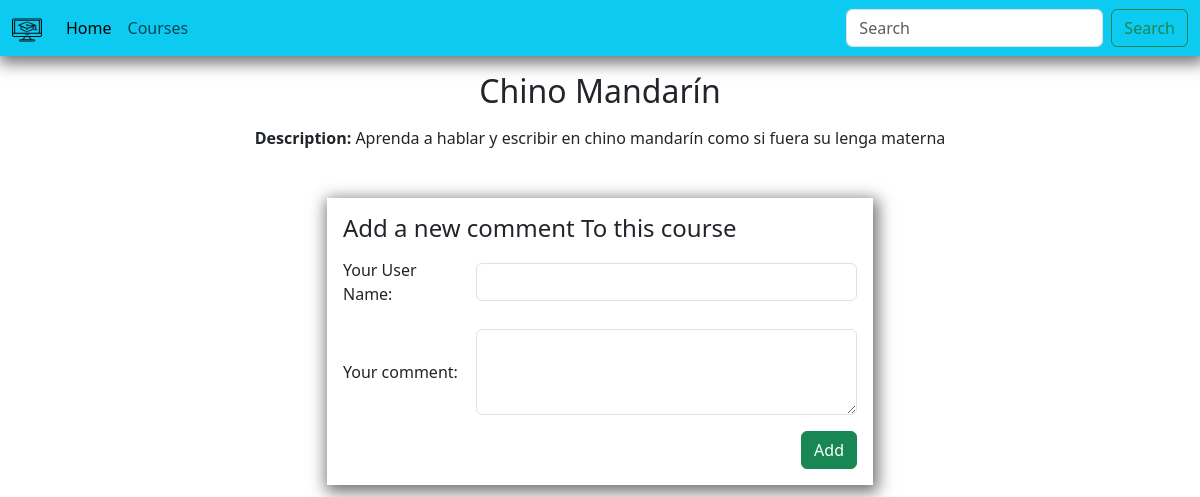
The page /courses/comment/10 on the database as committed earlier.
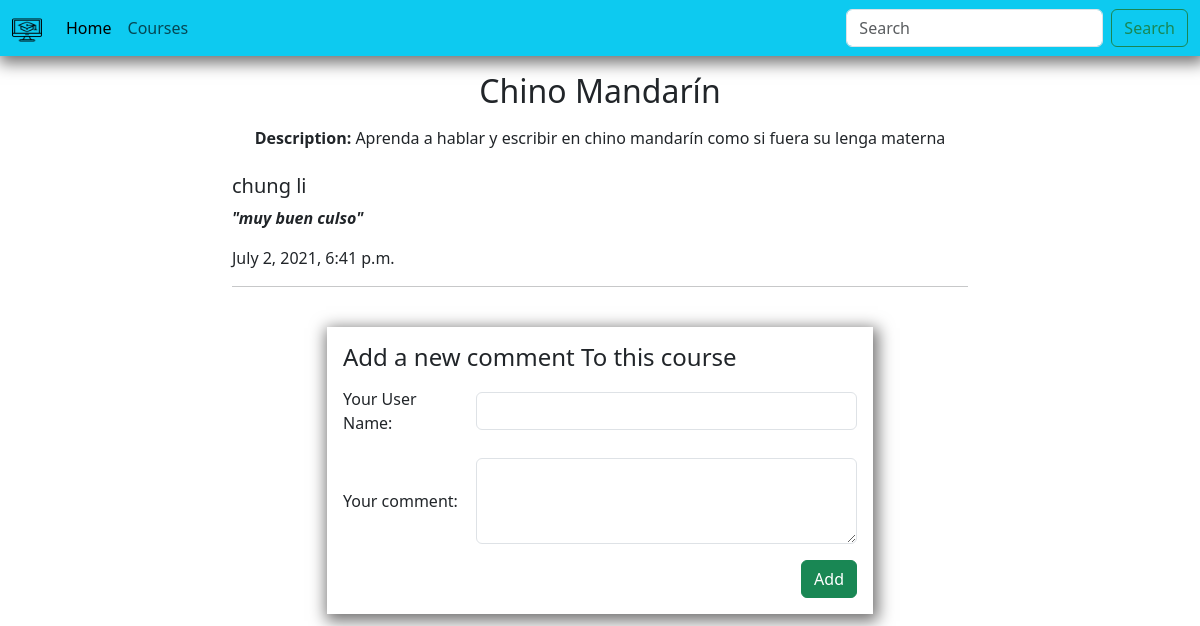
The same page on the database as committed later.
### courses_app/models.py (models this page shows, shortened)
class Course(models.Model):
    course_name=models.CharField(max_length=255)
    description=models.ForeignKey(Description, related_name="course", on_delete=models.CASCADE)
    created_at=models.DateTimeField(auto_now_add=True)
    updated_at=models.DateTimeField(auto_now=True)
    objects=CourseManager() #vinculando el validador a la clase

class Description(models.Model):
    description=models.TextField()
    created_at=models.DateTimeField(auto_now_add=True)
    updated_at=models.DateTimeField(auto_now=True)

class Comment(models.Model):
    user=models.CharField(max_length=255)
    comment=models.TextField()
    course=models.ForeignKey(Course, related_name="comments", on_delete=models.CASCADE)
    created_at=models.DateTimeField(auto_now_add=True)
    updated_at=models.DateTimeField(auto_now=True)

### courses_app/views.py (the view)
# urls.py: path("courses/comment/<id>", views.commentForm),
def commentForm(request, id):
    courseToComment=Course.objects.get(id=id)
    allComments=courseToComment.comments.all()
    context={
        "courseName": courseToComment.course_name,
        "desc":courseToComment.description.description,
        "id":id,
        "allComments": allComments
    }
    return render(request, "comment.html", context)

### courses_app/templates/comment.html (shortened to what this page needs)
{% extends "base.html" %}
{% block content %}
<div class="container">
    <h2 class="text-center my-3">{{courseName}}</h2>
    <p class="text-center mb-4"><strong>Description: </strong>{{desc}}</p>
    <div class="row">
        <div class="col-8 mx-auto">
            {% for comment in allComments %}
                <h5>{{comment.user}}</h5>
                <p class="fst-italic"><strong>"{{comment.comment}}"</strong></p>
                <p>{{comment.created_at}}</p>
                <hr>
            {% endfor %}
        </div>
    </div>
    <div class="row p-4 mb-4">
        <div class="col-6 mx-auto p-3 shad">
            <form action="/courses/make_comment/{{id}}" method="POST">
                <h4 class="mb-2">Add a new comment To this course</h4>
                <div class="mb-3 row g-3 align-items-center">
                    <div class="col-3">
                        <label for="user" class="col-form-label">Your User Name:</label>
                    </div>
                    <div class="col-9">
                        <input type="text" class="form-control" id="user" name="user" required>
                    </div>
                </div>
                <div class="mb-3 row g-3 align-items-center">
                    <div class="col-3">
                        <label for="comment" class="col-form-label">Your comment:</label>
                    </div>
                    <div class="col-9">
                        <textarea class="form-control" id="comment" name="comment" rows="3" required></textarea>
                    </div>
                </div>
                <div class="d-grid gap-2 d-md-flex justify-content-md-end">
                    <button type="submit" class="btn btn-success">Add</button>
                </div>
            </form>
        </div>
    </div>
</div>
{% endblock %}

### courses_app/templates/base.html (shortened to what this page needs)
<!DOCTYPE html>
<html lang="en">
<head>
    {% load static %}
    {% load django_bootstrap5 %}
	{% bootstrap_css %}
    <link rel="stylesheet" type="text/css" href="{% static 'toastr/toastr.min.css' %}" />
    <link rel="stylesheet" type="text/css" href="{% static 'styles.css' %}" />
</head>
<body>
    {% include "navbar.html" %}
    {% block content %}
    {% endblock %}
</body>
</html>

### courses_app/templates/navbar.html (shortened to what this page needs)
{% load static %}
<nav class="navbar navbar-expand-lg navbar-info bg-info shad">
    <div class="container-fluid">
        <a class="navbar-brand" href="#">
        <img src="{% static 'imgs/icon.png' %}" alt="icon" width="30" height="24">
        </a>
        <div class="collapse navbar-collapse" id="navbarSupportedContent">
            <ul class="navbar-nav me-auto mb-2 mb-lg-0">
              <li class="nav-item">
                  <a class="nav-link active" aria-current="page" href="/back">Home</a>
              </li>
              <li class="nav-item">
                  <a class="nav-link" href="/back">Courses</a>
              </li>
            </ul>
            <form class="d-flex">
                <input class="form-control me-2" type="search" placeholder="Search" aria-label="Search">
                <button class="btn btn-outline-success" type="submit">Search</button>
            </form>
        </div>
    </div>
</nav>

### courses_app/static/styles.css (style rules this page uses)
.shad { box-shadow: 2px 4px 15px 3px #727171 ; }

Rows that differ between the two databases and show on the page:
added Comment: user "chung li", comment "muy buen culso", created_at "July 2, 2021, 6:41 p.m."
